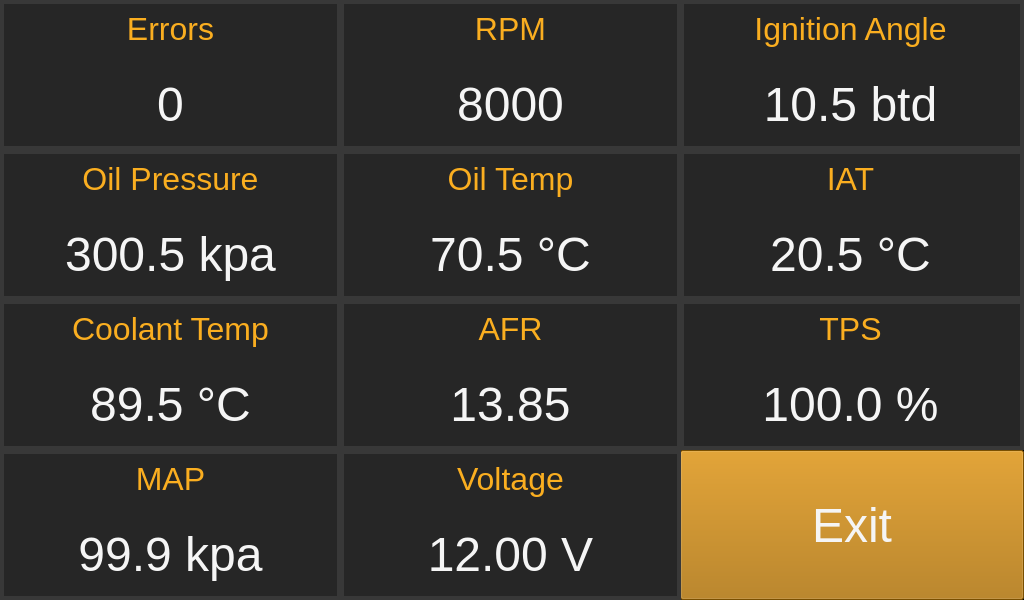
<?xml version="1.0" encoding="UTF-8"?>
<ui version="4.0">
 <class>MainWindow</class>
 <widget class="QMainWindow" name="MainWindow">
  <property name="geometry">
   <rect>
    <x>0</x>
    <y>0</y>
    <width>1024</width>
    <height>600</height>
   </rect>
  </property>
  <property name="windowTitle">
   <string>MainWindow</string>
  </property>
  <widget class="QWidget" name="centralwidget">
   <property name="styleSheet">
    <string notr="true">QWidget  {
	background-color: black;
 }</string>
   </property>
   <widget class="QPushButton" name="Exit">
    <property name="geometry">
     <rect>
      <x>680</x>
      <y>450</y>
      <width>344</width>
      <height>150</height>
     </rect>
    </property>
    <property name="styleSheet">
     <string notr="true">QPushButton {
	background-color: #ab6f00;
	font: 48px;
	color: #f5f5f5;
}</string>
    </property>
    <property name="text">
     <string>Exit</string>
    </property>
   </widget>
   <widget class="QFrame" name="ERR">
    <property name="geometry">
     <rect>
      <x>0</x>
      <y>0</y>
      <width>341</width>
      <height>150</height>
     </rect>
    </property>
    <property name="styleSheet">
     <string notr="true">QFrame{
 border: 4px solid #383838;
 background: #262626;
}</string>
    </property>
    <property name="frameShape">
     <enum>QFrame::StyledPanel</enum>
    </property>
    <property name="frameShadow">
     <enum>QFrame::Raised</enum>
    </property>
    <widget class="QLabel" name="Title_4">
     <property name="geometry">
      <rect>
       <x>4</x>
       <y>4</y>
       <width>333</width>
       <height>50</height>
      </rect>
     </property>
     <property name="styleSheet">
      <string notr="true">QLabel {
	background-color: transparent; border: 0;
	font: 32px;
	color: #faae20;
}</string>
     </property>
     <property name="text">
      <string>Errors</string>
     </property>
     <property name="alignment">
      <set>Qt::AlignCenter</set>
     </property>
    </widget>
    <widget class="QLabel" name="ERRtxt">
     <property name="geometry">
      <rect>
       <x>4</x>
       <y>54</y>
       <width>333</width>
       <height>100</height>
      </rect>
     </property>
     <property name="styleSheet">
      <string notr="true">QLabel {
	background-color: transparent; border: 0;
	font: 48px;
	color: #f5f5f5;
}</string>
     </property>
     <property name="text">
      <string>0</string>
     </property>
     <property name="alignment">
      <set>Qt::AlignCenter</set>
     </property>
    </widget>
   </widget>
   <widget class="QFrame" name="OilP">
    <property name="geometry">
     <rect>
      <x>0</x>
      <y>150</y>
      <width>341</width>
      <height>150</height>
     </rect>
    </property>
    <property name="styleSheet">
     <string notr="true">QFrame{
 border: 4px solid #383838;
 background: #262626;
}</string>
    </property>
    <property name="frameShape">
     <enum>QFrame::StyledPanel</enum>
    </property>
    <property name="frameShadow">
     <enum>QFrame::Raised</enum>
    </property>
    <widget class="QLabel" name="Title_8">
     <property name="geometry">
      <rect>
       <x>4</x>
       <y>4</y>
       <width>333</width>
       <height>50</height>
      </rect>
     </property>
     <property name="styleSheet">
      <string notr="true">QLabel {
	background-color: transparent; border: 0;
	font: 32px;
	color: #faae20;
}</string>
     </property>
     <property name="text">
      <string>Oil Pressure</string>
     </property>
     <property name="alignment">
      <set>Qt::AlignCenter</set>
     </property>
    </widget>
    <widget class="QLabel" name="OilPtxt">
     <property name="geometry">
      <rect>
       <x>4</x>
       <y>54</y>
       <width>333</width>
       <height>100</height>
      </rect>
     </property>
     <property name="styleSheet">
      <string notr="true">QLabel {
	background-color: transparent; border: 0;
	font: 48px;
	color: #f5f5f5;
}</string>
     </property>
     <property name="text">
      <string>300.5 kpa</string>
     </property>
     <property name="alignment">
      <set>Qt::AlignCenter</set>
     </property>
    </widget>
   </widget>
   <widget class="QFrame" name="CT">
    <property name="geometry">
     <rect>
      <x>0</x>
      <y>300</y>
      <width>341</width>
      <height>150</height>
     </rect>
    </property>
    <property name="styleSheet">
     <string notr="true">QFrame{
 border: 4px solid #383838;
 background: #262626;
}</string>
    </property>
    <property name="frameShape">
     <enum>QFrame::StyledPanel</enum>
    </property>
    <property name="frameShadow">
     <enum>QFrame::Raised</enum>
    </property>
    <widget class="QLabel" name="CTtxt">
     <property name="geometry">
      <rect>
       <x>4</x>
       <y>4</y>
       <width>333</width>
       <height>50</height>
      </rect>
     </property>
     <property name="styleSheet">
      <string notr="true">QLabel {
	background-color: transparent; border: 0;
	font: 32px;
	color: #faae20;
}</string>
     </property>
     <property name="text">
      <string>Coolant Temp</string>
     </property>
     <property name="alignment">
      <set>Qt::AlignCenter</set>
     </property>
    </widget>
    <widget class="QLabel" name="Title_3">
     <property name="geometry">
      <rect>
       <x>4</x>
       <y>54</y>
       <width>333</width>
       <height>100</height>
      </rect>
     </property>
     <property name="styleSheet">
      <string notr="true">QLabel {
	background-color: transparent; border: 0;
	font: 48px;
	color: #f5f5f5;
}</string>
     </property>
     <property name="text">
      <string>89.5 °C</string>
     </property>
     <property name="alignment">
      <set>Qt::AlignCenter</set>
     </property>
    </widget>
   </widget>
   <widget class="QFrame" name="MAP">
    <property name="geometry">
     <rect>
      <x>0</x>
      <y>450</y>
      <width>341</width>
      <height>150</height>
     </rect>
    </property>
    <property name="styleSheet">
     <string notr="true">QFrame{
 border: 4px solid #383838;
 background: #262626;
}</string>
    </property>
    <property name="frameShape">
     <enum>QFrame::StyledPanel</enum>
    </property>
    <property name="frameShadow">
     <enum>QFrame::Raised</enum>
    </property>
    <widget class="QLabel" name="Title_7">
     <property name="geometry">
      <rect>
       <x>4</x>
       <y>4</y>
       <width>333</width>
       <height>50</height>
      </rect>
     </property>
     <property name="styleSheet">
      <string notr="true">QLabel {
	background-color: transparent; border: 0;
	font: 32px;
	color: #faae20;
}</string>
     </property>
     <property name="text">
      <string>MAP</string>
     </property>
     <property name="alignment">
      <set>Qt::AlignCenter</set>
     </property>
    </widget>
    <widget class="QLabel" name="MAPtxt">
     <property name="geometry">
      <rect>
       <x>4</x>
       <y>54</y>
       <width>333</width>
       <height>100</height>
      </rect>
     </property>
     <property name="styleSheet">
      <string notr="true">QLabel {
	background-color: transparent; border: 0;
	font: 48px;
	color: #f5f5f5;
}</string>
     </property>
     <property name="text">
      <string>99.9 kpa</string>
     </property>
     <property name="alignment">
      <set>Qt::AlignCenter</set>
     </property>
    </widget>
   </widget>
   <widget class="QFrame" name="RPM">
    <property name="geometry">
     <rect>
      <x>340</x>
      <y>0</y>
      <width>341</width>
      <height>150</height>
     </rect>
    </property>
    <property name="styleSheet">
     <string notr="true">QFrame{
 border: 4px solid #383838;
 background: #262626;
}</string>
    </property>
    <property name="frameShape">
     <enum>QFrame::StyledPanel</enum>
    </property>
    <property name="frameShadow">
     <enum>QFrame::Raised</enum>
    </property>
    <widget class="QLabel" name="Title_10">
     <property name="geometry">
      <rect>
       <x>4</x>
       <y>4</y>
       <width>333</width>
       <height>50</height>
      </rect>
     </property>
     <property name="styleSheet">
      <string notr="true">QLabel {
	background-color: transparent; border: 0;
	font: 32px;
	color: #faae20;
}</string>
     </property>
     <property name="text">
      <string>RPM</string>
     </property>
     <property name="alignment">
      <set>Qt::AlignCenter</set>
     </property>
    </widget>
    <widget class="QLabel" name="RPMtxt">
     <property name="geometry">
      <rect>
       <x>4</x>
       <y>54</y>
       <width>333</width>
       <height>100</height>
      </rect>
     </property>
     <property name="styleSheet">
      <string notr="true">QLabel {
	background-color: transparent; border: 0;
	font: 48px;
	color: #f5f5f5;
}</string>
     </property>
     <property name="text">
      <string>8000</string>
     </property>
     <property name="alignment">
      <set>Qt::AlignCenter</set>
     </property>
    </widget>
   </widget>
   <widget class="QFrame" name="OilT">
    <property name="geometry">
     <rect>
      <x>340</x>
      <y>150</y>
      <width>341</width>
      <height>150</height>
     </rect>
    </property>
    <property name="styleSheet">
     <string notr="true">QFrame{
 border: 4px solid #383838;
 background: #262626;
}</string>
    </property>
    <property name="frameShape">
     <enum>QFrame::StyledPanel</enum>
    </property>
    <property name="frameShadow">
     <enum>QFrame::Raised</enum>
    </property>
    <widget class="QLabel" name="Title_9">
     <property name="geometry">
      <rect>
       <x>4</x>
       <y>4</y>
       <width>333</width>
       <height>50</height>
      </rect>
     </property>
     <property name="styleSheet">
      <string notr="true">QLabel {
	background-color: transparent; border: 0;
	font: 32px;
	color: #faae20;
}</string>
     </property>
     <property name="text">
      <string>Oil Temp</string>
     </property>
     <property name="alignment">
      <set>Qt::AlignCenter</set>
     </property>
    </widget>
    <widget class="QLabel" name="OilTtxt">
     <property name="geometry">
      <rect>
       <x>4</x>
       <y>54</y>
       <width>333</width>
       <height>100</height>
      </rect>
     </property>
     <property name="styleSheet">
      <string notr="true">QLabel {
	background-color: transparent; border: 0;
	font: 48px;
	color: #f5f5f5;
}</string>
     </property>
     <property name="text">
      <string>70.5 °C</string>
     </property>
     <property name="alignment">
      <set>Qt::AlignCenter</set>
     </property>
    </widget>
   </widget>
   <widget class="QFrame" name="BV">
    <property name="geometry">
     <rect>
      <x>340</x>
      <y>450</y>
      <width>341</width>
      <height>150</height>
     </rect>
    </property>
    <property name="styleSheet">
     <string notr="true">QFrame{
 border: 4px solid #383838;
 background: #262626;
}</string>
    </property>
    <property name="frameShape">
     <enum>QFrame::StyledPanel</enum>
    </property>
    <property name="frameShadow">
     <enum>QFrame::Raised</enum>
    </property>
    <widget class="QLabel" name="Title_2">
     <property name="geometry">
      <rect>
       <x>4</x>
       <y>4</y>
       <width>333</width>
       <height>50</height>
      </rect>
     </property>
     <property name="styleSheet">
      <string notr="true">QLabel {
	background-color: transparent; border: 0;
	font: 32px;
	color: #faae20;
}</string>
     </property>
     <property name="text">
      <string>Voltage</string>
     </property>
     <property name="alignment">
      <set>Qt::AlignCenter</set>
     </property>
    </widget>
    <widget class="QLabel" name="BVtxt">
     <property name="geometry">
      <rect>
       <x>4</x>
       <y>54</y>
       <width>333</width>
       <height>100</height>
      </rect>
     </property>
     <property name="styleSheet">
      <string notr="true">QLabel {
	background-color: transparent; border: 0;
	font: 48px;
	color: #f5f5f5;
}</string>
     </property>
     <property name="text">
      <string>12.00 V</string>
     </property>
     <property name="alignment">
      <set>Qt::AlignCenter</set>
     </property>
    </widget>
   </widget>
   <widget class="QFrame" name="AFR">
    <property name="geometry">
     <rect>
      <x>340</x>
      <y>300</y>
      <width>341</width>
      <height>150</height>
     </rect>
    </property>
    <property name="styleSheet">
     <string notr="true">QFrame{
 border: 4px solid #383838;
 background: #262626;
}</string>
    </property>
    <property name="frameShape">
     <enum>QFrame::StyledPanel</enum>
    </property>
    <property name="frameShadow">
     <enum>QFrame::Raised</enum>
    </property>
    <widget class="QLabel" name="Title">
     <property name="geometry">
      <rect>
       <x>4</x>
       <y>4</y>
       <width>333</width>
       <height>50</height>
      </rect>
     </property>
     <property name="styleSheet">
      <string notr="true">QLabel {
	background-color: transparent; border: 0;
	font: 32px;
	color: #faae20;
}</string>
     </property>
     <property name="text">
      <string>AFR</string>
     </property>
     <property name="alignment">
      <set>Qt::AlignCenter</set>
     </property>
    </widget>
    <widget class="QLabel" name="AFRtxt">
     <property name="geometry">
      <rect>
       <x>4</x>
       <y>54</y>
       <width>333</width>
       <height>100</height>
      </rect>
     </property>
     <property name="styleSheet">
      <string notr="true">QLabel {
	background-color: transparent; border: 0;
	font: 48px;
	color: #f5f5f5;
}</string>
     </property>
     <property name="text">
      <string>13.85</string>
     </property>
     <property name="alignment">
      <set>Qt::AlignCenter</set>
     </property>
    </widget>
   </widget>
   <widget class="QFrame" name="IA">
    <property name="geometry">
     <rect>
      <x>680</x>
      <y>0</y>
      <width>344</width>
      <height>150</height>
     </rect>
    </property>
    <property name="styleSheet">
     <string notr="true">QFrame{
 border: 4px solid #383838;
 background: #262626;
}</string>
    </property>
    <property name="frameShape">
     <enum>QFrame::StyledPanel</enum>
    </property>
    <property name="frameShadow">
     <enum>QFrame::Raised</enum>
    </property>
    <widget class="QLabel" name="Title_5">
     <property name="geometry">
      <rect>
       <x>4</x>
       <y>4</y>
       <width>333</width>
       <height>50</height>
      </rect>
     </property>
     <property name="styleSheet">
      <string notr="true">QLabel {
	background-color: transparent; border: 0;
	font: 32px;
	color: #faae20;
}</string>
     </property>
     <property name="text">
      <string>Ignition Angle</string>
     </property>
     <property name="alignment">
      <set>Qt::AlignCenter</set>
     </property>
    </widget>
    <widget class="QLabel" name="IAtxt">
     <property name="geometry">
      <rect>
       <x>4</x>
       <y>54</y>
       <width>333</width>
       <height>100</height>
      </rect>
     </property>
     <property name="styleSheet">
      <string notr="true">QLabel {
	background-color: transparent; border: 0;
	font: 48px;
	color: #f5f5f5;
}</string>
     </property>
     <property name="text">
      <string>10.5 btd</string>
     </property>
     <property name="alignment">
      <set>Qt::AlignCenter</set>
     </property>
    </widget>
   </widget>
   <widget class="QFrame" name="TPS">
    <property name="geometry">
     <rect>
      <x>680</x>
      <y>300</y>
      <width>344</width>
      <height>150</height>
     </rect>
    </property>
    <property name="styleSheet">
     <string notr="true">QFrame{
 border: 4px solid #383838;
 background: #262626;
}</string>
    </property>
    <property name="frameShape">
     <enum>QFrame::StyledPanel</enum>
    </property>
    <property name="frameShadow">
     <enum>QFrame::Raised</enum>
    </property>
    <widget class="QLabel" name="Title_11">
     <property name="geometry">
      <rect>
       <x>4</x>
       <y>4</y>
       <width>333</width>
       <height>50</height>
      </rect>
     </property>
     <property name="styleSheet">
      <string notr="true">QLabel {
	background-color: transparent; border: 0;
	font: 32px;
	color: #faae20;
}</string>
     </property>
     <property name="text">
      <string>TPS</string>
     </property>
     <property name="alignment">
      <set>Qt::AlignCenter</set>
     </property>
    </widget>
    <widget class="QLabel" name="TPStxt">
     <property name="geometry">
      <rect>
       <x>4</x>
       <y>54</y>
       <width>333</width>
       <height>100</height>
      </rect>
     </property>
     <property name="styleSheet">
      <string notr="true">QLabel {
	background-color: transparent; border: 0;
	font: 48px;
	color: #f5f5f5;
}</string>
     </property>
     <property name="text">
      <string>100.0 %</string>
     </property>
     <property name="alignment">
      <set>Qt::AlignCenter</set>
     </property>
    </widget>
   </widget>
   <widget class="QFrame" name="IAT">
    <property name="geometry">
     <rect>
      <x>680</x>
      <y>150</y>
      <width>344</width>
      <height>150</height>
     </rect>
    </property>
    <property name="styleSheet">
     <string notr="true">QFrame{
 border: 4px solid #383838;
 background: #262626;
}</string>
    </property>
    <property name="frameShape">
     <enum>QFrame::StyledPanel</enum>
    </property>
    <property name="frameShadow">
     <enum>QFrame::Raised</enum>
    </property>
    <widget class="QLabel" name="Title_6">
     <property name="geometry">
      <rect>
       <x>4</x>
       <y>4</y>
       <width>333</width>
       <height>50</height>
      </rect>
     </property>
     <property name="styleSheet">
      <string notr="true">QLabel {
	background-color: transparent; border: 0;
	font: 32px;
	color: #faae20;
}</string>
     </property>
     <property name="text">
      <string>IAT</string>
     </property>
     <property name="alignment">
      <set>Qt::AlignCenter</set>
     </property>
    </widget>
    <widget class="QLabel" name="IATtxt">
     <property name="geometry">
      <rect>
       <x>4</x>
       <y>54</y>
       <width>333</width>
       <height>100</height>
      </rect>
     </property>
     <property name="styleSheet">
      <string notr="true">QLabel {
	background-color: transparent; border: 0;
	font: 48px;
	color: #f5f5f5;
}</string>
     </property>
     <property name="text">
      <string>20.5 °C</string>
     </property>
     <property name="alignment">
      <set>Qt::AlignCenter</set>
     </property>
    </widget>
   </widget>
  </widget>
 </widget>
 <resources/>
 <connections/>
</ui>
